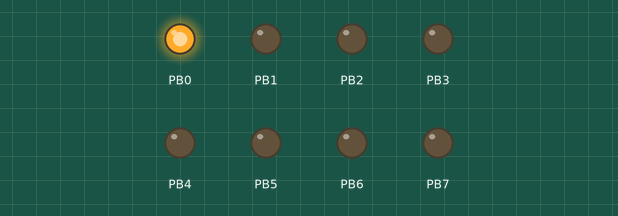
A program run on a simulated ATmega328P, built with avr-gcc and emulated at 16 MHz. Shown: output pins drawn as LEDs (lit = HIGH).

Above: at 0.1 s.
At 0.7 s:
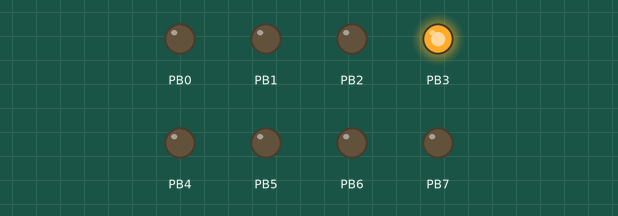
At 1.1 s:
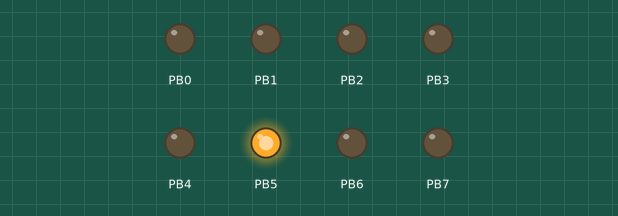
At 1.5 s:
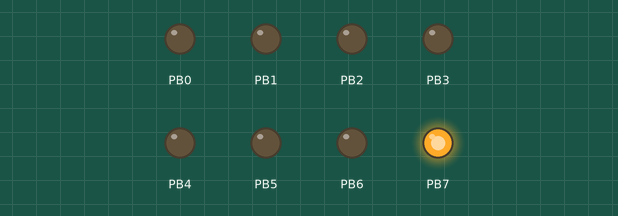
At 2.5 s:
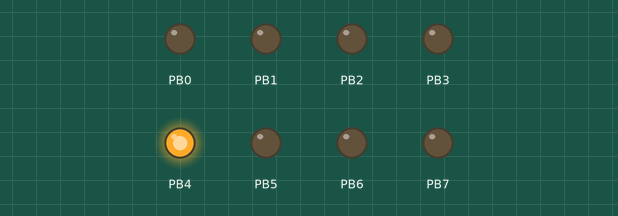
At 3.5 s:
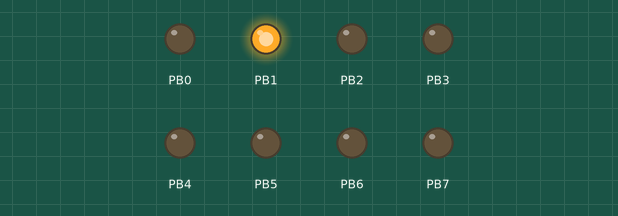
Timing chart, 0 to 3.8 s (numbered marks = the images above):
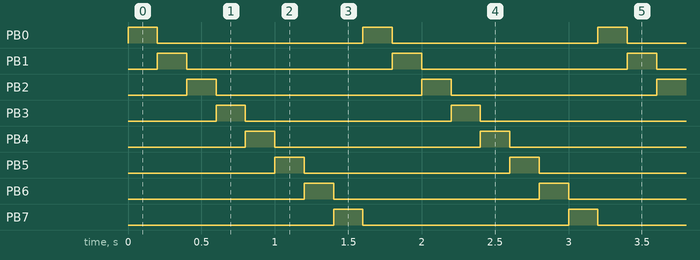

The program:

main.c
```c
//3. Objective: Write a program to create a train animation where a single active LED appears to move across a series of connected GPIO pins.
//Requirements: The system must control a sequence of at least eight LEDs connected to PORTB. When the program starts, only the first LED should turn ON. After a short delay, the first LED must turn OFF and the second LED must turn ON. This sequential shifting must continue until the last LED in the row is reached. Once the train reaches the end of the line, the pattern should immediately reset to the first LED and repeat the sequence indefinitely to create a continuous moving light effect.


#define F_CPU 16000000UL
#include <avr/io.h>
#include <util/delay.h>

int main(void)
{
	DDRB = 0xFF;   // Set all PORTB pins as output

	uint8_t led = 0x01; // Start with first LED (PB0)

	while (1)
	{
		PORTB = led;    // Turn ON only one LED
		_delay_ms(200); // Speed control

		led <<= 1;      // Shift left

		if (led == 0)   // If exceeded PB7
		{
			led = 0x01; // Reset to first LED
		}
	}
}
```

Measured:
- by itself, PB0–7: alternates HIGH for 0.20 s and LOW for 1.4 s
- by itself, everything shown: repeats every 1.6 s, in 8 steps
